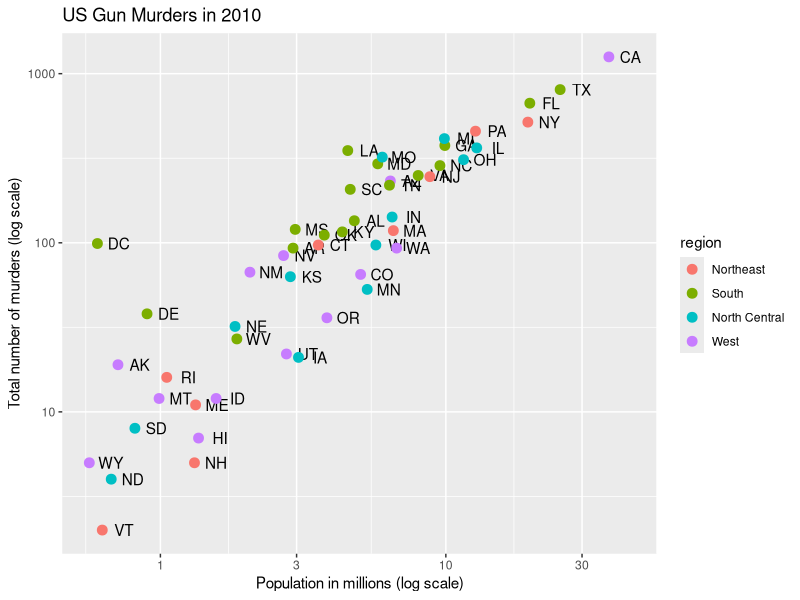
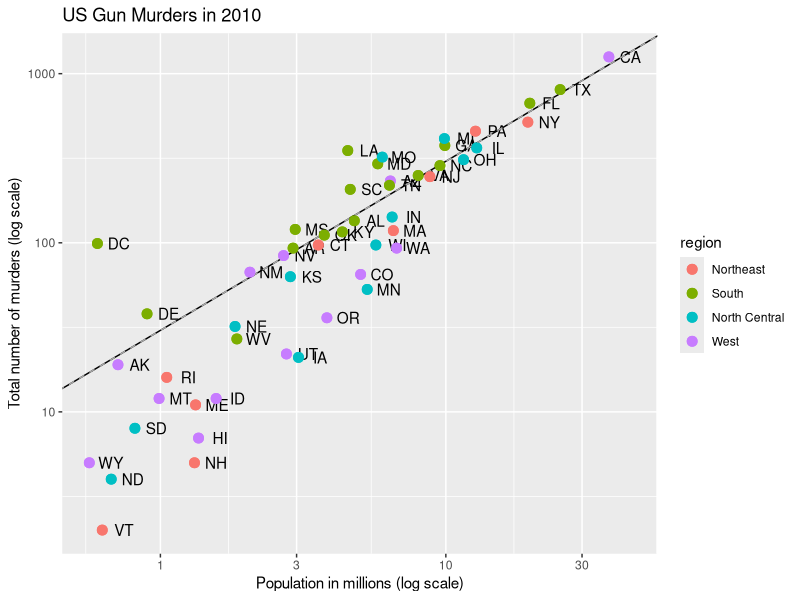

Write R code to recreate these figures, in order.
library(dslabs)
data(murders)
library(tidyverse)
library(ggthemes)
library(ggrepel)


# redefine p to be everything except the points layer
p <- murders %>%
  ggplot(aes(population/10^6, total, label = abb)) +
  geom_text(nudge_x = 0.075) +
  scale_x_log10() +
  scale_y_log10() +
  xlab("Population in millions (log scale)") +
  ylab("Total number of murders (log scale)") +
  ggtitle("US Gun Murders in 2010")

# color points by region
p + geom_point(aes(col = region), size = 3)
# define average murder rate
r <- murders %>%
  summarize(rate = sum(total) / sum(population) * 10^6) %>%
  pull(rate)

# basic line with average murder rate for the country
p <- p + geom_point(aes(col = region), size = 3) +
  geom_abline(intercept = log10(r))    # slope is default of 1
# change line to dashed and dark grey, line under points
p + 
  geom_abline(intercept = log10(r), lty = 2, color = "darkgrey") +
  geom_point(aes(col = region), size = 3)
p <- p + scale_color_discrete(name = "Region")    # capitalize legend title
theme_economist()
